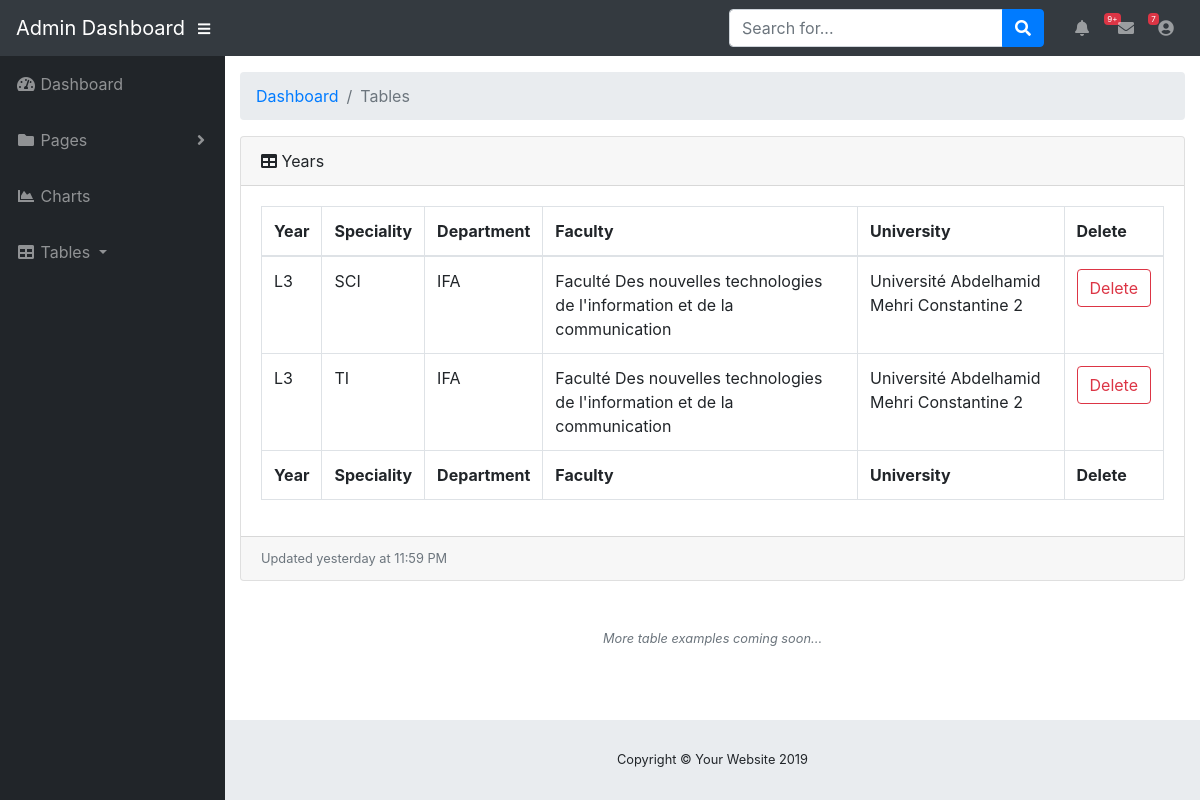
/admin/years, run on the app's committed database.
### tables this page shows
CREATE TABLE YEAR (ID VARCHAR UNIQUE, NAME VARCHAR, SPECIALITY_ID VARCHAR);

CREATE TABLE SPECIALITY (ID VARCHAR UNIQUE, NAME VARCHAR, DEPARTMENT_ID VARCHAR);

CREATE TABLE DEPARTMENT (ID VARCHAR UNIQUE, NAME VARCHAR, FACULTY_ID VARCHAR);

CREATE TABLE FACULTY (ID VARCHAR UNIQUE, NAME VARCHAR, UNIVERSITY_ID VARCHAR, FACEBOOK_GROUP_URL VARCHAR);

CREATE TABLE UNIVERSITY (ID VARCHAR UNIQUE, NAME VARCHAR);

### models/admins/views.py (the view)
@admin_blueprint.route("years")
@admin_required
def year():
    years = get_all_years(all_fields=True)
    fields = ["Year ID", "Year", "Speciality", "Department", "Faculty", "University"]
    return render_template("admin/items.html", items=years, name="years", fields=fields, len=len)

### common/database.py (called while the page is built)
    @classmethod
    def get_all_years(cls, all_fields=False):
        if all_fields:
            cursor = cls.DATABASE.execute("""SELECT YEAR.ID, YEAR.NAME, SPECIALITY.NAME, DEPARTMENT.NAME, FACULTY.NAME, UNIVERSITY.NAME
                                            FROM YEAR, SPECIALITY, DEPARTMENT, FACULTY, UNIVERSITY
                                            WHERE YEAR.SPECIALITY_ID = SPECIALITY.ID
                                            AND SPECIALITY.DEPARTMENT_ID = DEPARTMENT.ID
                                            AND DEPARTMENT.FACULTY_ID = FACULTY.ID
                                            AND FACULTY.UNIVERSITY_ID = UNIVERSITY.ID""")
        else:
            cursor = cls.DATABASE.execute("SELECT ID, NAME FROM YEAR")
        return cursor.fetchall()

### common/utils.py (called while the page is built)
def admin_required(f):
    @wraps(f)
    def decorated_function(*args, **kws):
        return f(*args, **kws)
    return decorated_function

### templates/admin/items.html (shortened to what this page needs)
{% extends "admin/base.html" %}
{% block headcontent %}
<link href="{{url_for('static', filename='css/dataTables.bootstrap4.css')}}" rel="stylesheet">
{% endblock headcontent %}
{% block content %}
<ol class="breadcrumb">
    <li class="breadcrumb-item">
        <a href="{{url_for('admin.home')}}">Dashboard</a>
    </li>
    <li class="breadcrumb-item active">Tables</li>
</ol>
<div class="card mb-3">
    <div class="card-header text-capitalize">
        <i class="fas fa-table"></i>
        {{name}}</div>
    <div class="card-body">
        <div class="table-responsive">
            <table class="table table-bordered" id="dataTable" width="100%" cellspacing="0">
                <thead>
                    <tr>
                        {% for field in fields[1:] %}
                        <th class="text-capitalize">{{field}}</th>
                        {% endfor %}
                        <th>Delete</th>
                    </tr>
                </thead>
                <tfoot>
                    <tr>
                        {% for field in fields[1:] %}
                        <th class="text-capitalize">{{field}}</th>
                        {% endfor %}
                        <th>Delete</th>
                    </tr>
                </tfoot>
                <tbody>
                    {% for item in items %}
                    <tr>
                        {% for att in item[1:] %}
                        <td>{{att}}</td>
                        {% endfor %}
                        <td><a href="{{url_for('admin.delete_' + name, id=item[0])}}" class="btn btn-outline-danger">Delete</a></td>
                    </tr>
                    {% endfor %}
                </tbody>
            </table>
        </div>
    </div>
    <div class="card-footer small text-muted">Updated yesterday at 11:59 PM</div>
</div>
<p class="small text-center text-muted my-5">
    <em>More table examples coming soon...</em>
</p>
{% endblock content %}

### templates/admin/base.html (shortened to what this page needs)
<!DOCTYPE html>
<html lang="en">
<head>
  <link rel="stylesheet" href="https://cdnjs.cloudflare.com/ajax/libs/font-awesome/5.8.2/css/all.min.css" />
  <link href="{{url_for('static', filename='css/dataTables.bootstrap4.min.css')}}" rel="stylesheet">
  <link href="{{url_for('static', filename='css/sb-admin.css')}}" rel="stylesheet">
  {% block headcontent %}
  {% endblock headcontent %}
</head>
<body id="page-top">
  <nav class="navbar navbar-expand navbar-dark bg-dark static-top">
    <a class="navbar-brand mr-1" href="{{url_for('admin.home')}}">Admin Dashboard</a>
    <button class="btn btn-link btn-sm text-white order-1 order-sm-0" id="sidebarToggle" href="#">
      <i class="fas fa-bars"></i>
    </button>
    <form class="d-none d-md-inline-block form-inline ml-auto mr-0 mr-md-3 my-2 my-md-0">
      <div class="input-group">
        <input type="text" class="form-control" placeholder="Search for..." aria-label="Search" aria-describedby="basic-addon2">
        <div class="input-group-append">
          <button class="btn btn-primary" type="button">
            <i class="fas fa-search"></i>
          </button>
        </div>
      </div>
    </form>
    <ul class="navbar-nav ml-auto ml-md-0">
      <li class="nav-item dropdown no-arrow mx-1">
        <a class="nav-link dropdown-toggle" href="#" id="alertsDropdown" role="button" data-toggle="dropdown" aria-haspopup="true" aria-expanded="false">
          <i class="fas fa-bell fa-fw"></i>
          <span class="badge badge-danger">9+</span>
        </a>
      </li>
      <li class="nav-item dropdown no-arrow mx-1">
        <a class="nav-link dropdown-toggle" href="#" id="messagesDropdown" role="button" data-toggle="dropdown" aria-haspopup="true" aria-expanded="false">
          <i class="fas fa-envelope fa-fw"></i>
          <span class="badge badge-danger">7</span>
        </a>
      </li>
      <li class="nav-item dropdown no-arrow">
        <a class="nav-link dropdown-toggle" href="#" id="userDropdown" role="button" data-toggle="dropdown" aria-haspopup="true" aria-expanded="false">
          <i class="fas fa-user-circle fa-fw"></i>
        </a>
      </li>
    </ul>
  </nav>
  <div id="wrapper">
    <ul class="sidebar navbar-nav">
      <li class="nav-item">
        <a class="nav-link" href="{{url_for('admin.home')}}">
          <i class="fas fa-fw fa-tachometer-alt"></i>
          <span>Dashboard</span>
        </a>
      </li>
      <li class="nav-item dropdown">
        <a class="nav-link dropdown-toggle" href="#" id="pagesDropdown" role="button" data-toggle="dropdown" aria-haspopup="true" aria-expanded="false">
          <i class="fas fa-fw fa-folder"></i>
          <span>Pages</span>
        </a>
      </li>
      <li class="nav-item">
        <a class="nav-link" href="#">
          <i class="fas fa-fw fa-chart-area"></i>
          <span>Charts</span></a>
      </li>
      <li class="nav-item">
        <a class="nav-link dropdown-toggle" href="#" id="pagesDropdown2" role="button" data-toggle="dropdown" aria-haspopup="true" aria-expanded="false">
          <i class="fas fa-fw fa-table"></i>
          <span>Tables</span>
        </a>
      </li>
    </ul>
    <div id="content-wrapper">
      <div class="container-fluid">
          {% block content %}
          {% endblock content %}
      </div>
      <footer class="sticky-footer">
        <div class="container my-auto">
          <div class="copyright text-center my-auto">
            <span>Copyright © Your Website 2019</span>
          </div>
        </div>
      </footer>
    </div>
  </div>
</body>
</html>

### data on the page
YEAR: NAME "L3"
SPECIALITY: NAME "SCI"
DEPARTMENT: NAME "IFA"
FACULTY: NAME "Faculté Des nouvelles technologies de l'information et de la communication"
UNIVERSITY: NAME "Université Abdelhamid Mehri Constantine 2"
YEAR: NAME "L3"
SPECIALITY: NAME "TI"

### other printed values
{{ name }} "Years"
{{ field }} "Year" "Speciality" "Department" "Faculty" "University"
